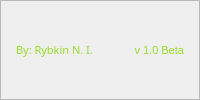
        <widget class="QFrame" name="bottom_content">
         <property name="minimumSize">
          <size>
           <width>0</width>
           <height>40</height>
          </size>
         </property>
         <property name="maximumSize">
          <size>
           <width>16777215</width>
           <height>16777215</height>
          </size>
         </property>
         <property name="styleSheet">
          <string notr="true">background-color: none</string>
         </property>
         <property name="frameShape">
          <enum>QFrame::NoFrame</enum>
         </property>
         <property name="frameShadow">
          <enum>QFrame::Raised</enum>
         </property>
         <layout class="QHBoxLayout" name="horizontalLayout_2">
          <property name="spacing">
           <number>0</number>
          </property>
          <property name="leftMargin">
           <number>0</number>
          </property>
          <property name="topMargin">
           <number>0</number>
          </property>
          <property name="rightMargin">
           <number>0</number>
          </property>
          <property name="bottomMargin">
           <number>0</number>
          </property>
          <item>
           <widget class="QFrame" name="frame_label_bottom">
            <property name="frameShape">
             <enum>QFrame::StyledPanel</enum>
            </property>
            <property name="frameShadow">
             <enum>QFrame::Raised</enum>
            </property>
            <layout class="QHBoxLayout" name="horizontalLayout_13">
             <property name="spacing">
              <number>0</number>
             </property>
             <property name="leftMargin">
              <number>15</number>
             </property>
             <property name="topMargin">
              <number>0</number>
             </property>
             <property name="rightMargin">
              <number>15</number>
             </property>
             <property name="bottomMargin">
              <number>0</number>
             </property>
             <item>
              <widget class="QLabel" name="label_bottom">
               <property name="font">
                <font>
                 <family>MV Boli</family>
                 <pointsize>8</pointsize>
                </font>
               </property>
               <property name="styleSheet">
                <string notr="true">color: rgb(152, 220, 41);</string>
               </property>
               <property name="text">
                <string>By: Rybkin N. I.</string>
               </property>
              </widget>
             </item>
             <item>
              <widget class="QLabel" name="label_bottom_2">
               <property name="font">
                <font>
                 <family>Arial</family>
                 <pointsize>8</pointsize>
                 <italic>false</italic>
                 <underline>false</underline>
                 <strikeout>false</strikeout>
                </font>
               </property>
               <property name="styleSheet">
                <string notr="true">color: rgb(152, 220, 41);</string>
               </property>
               <property name="text">
                <string>v 1.0 Beta</string>
               </property>
               <property name="alignment">
                <set>Qt::AlignRight|Qt::AlignTrailing|Qt::AlignVCenter</set>
               </property>
              </widget>
             </item>
            </layout>
           </widget>
          </item>
         </layout>
        </widget>
